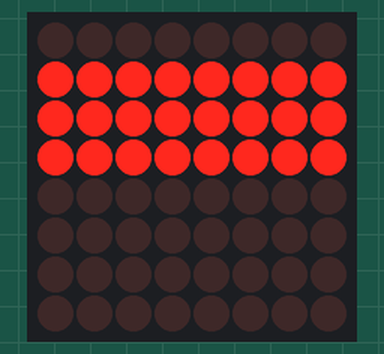
Simulated run of this sketch. Board: Arduino Uno, built with avr-gcc and run on an emulated ATmega328P. On the bench: 8×8 LED matrix. Wiring (inferred from the names in the program): LED matrix (orientation assumed): rows pin 0, pin 12, pin 11, pin 2, pin 10, pin 1, A1, A0; columns pin 7, pin 6, pin 8, pin 13, pin 4, pin 9, pin 3, pin 5.

Above: at 0.1 s.

The sketch:

led_matrix_8x8.ino
```cpp
#define r1 0            // red right
#define r2 12           // gray right
#define r3 11           // puple right
#define r4 2            // black left
#define r5 10           // white left
#define r6 1            // yellow left
#define r7 A1           // brawn left
#define r8 A0           // orange left

#define c1 7            // gray right
#define c2 6            // white right
#define c3 8            // brawn right
#define c4 13           // yellow right short
#define c5 4            // yellow right long
#define c6 9            // brawn left
#define c7 3            // gray left
#define c8 5            // blue left

const int n = 8;

int rows[n] = {r1, r2, r3, r4, r5, r6, r7, r8};
int columns[n] = {c1, c2, c3, c4, c5, c6, c7, c8};


int heart[n][n] = {{0, 1, 1, 0, 0, 1, 1, 0},
                   {1, 1, 1, 1, 1, 1, 1, 1},
                   {1, 1, 1, 1, 1, 1, 1, 1},
                   {1, 1, 1, 1, 1, 1, 1, 1},
                   {0, 1, 1, 1, 1, 1, 1, 0},
                   {0, 0, 1, 1, 1, 1, 0, 0},
                   {0, 0, 1, 1, 1, 1, 0, 0},
                   {0, 0, 0, 1, 1, 0, 0, 0}};

int human[n][n] = {{0, 0, 0, 1, 1, 0, 0, 0},
                   {0, 0, 0, 1, 1, 0, 0, 0},
                   {1, 1, 1, 1, 1, 1, 1, 1},
                   {1, 0, 1, 1, 1, 1, 0, 1},
                   {1, 0, 1, 1, 1, 1, 0, 1},
                   {0, 0, 1, 0, 0, 1, 0, 0},
                   {0, 0, 1, 0, 0, 1, 0, 0},
                   {0, 0, 1, 0, 0, 1, 0, 0}};


void showFrame(int numberRow, int arr[8]) {
    digitalWrite(rows[numberRow], 1);
    for (int i = 0; i < n; i++) {
        digitalWrite(columns[i], !arr[0]);
    }
}


void reset() {
    for (int i = 0; i < n; i++) {
        digitalWrite(rows[i], 0);
    }
    for (int i = 0; i < n; i++) {
        digitalWrite(columns[i], 0);
    }
}


void setup() {
    for (int i = 0; i < n; i++) {
        pinMode(rows[i], OUTPUT);
    }
    for (int i = 0; i < n; i++) {
        pinMode(columns[i], OUTPUT);
    }
}

void loop() {
    for (int i = 0; i < n; i++) {
        showFrame(i, heart[i]);
//        showFrame(i, human[i]);
        delay(1);
        reset();
        delay(1);
    }
}
```
